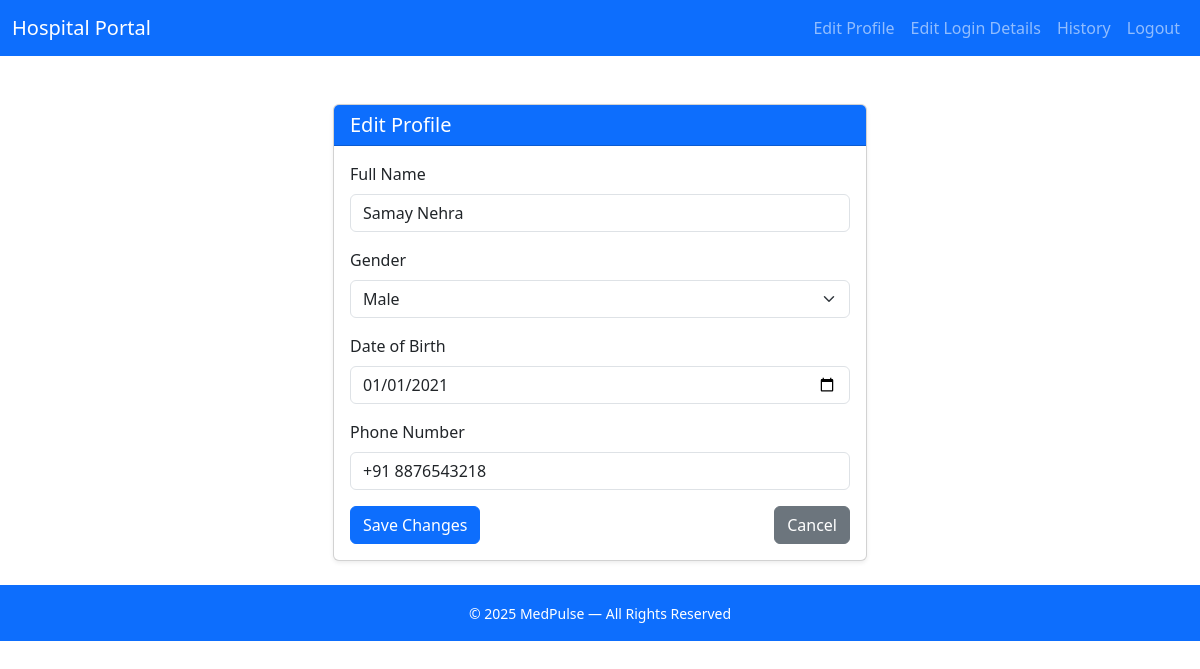
Page /patient/edit-profile (signed in) on the committed database.
### controller/models.py (models this page shows)
class Patient(db.Model):
    __tablename__='patient'
    patient_id=db.Column(db.Integer,primary_key=True,autoincrement=True)
    user_id = db.Column(db.Integer, db.ForeignKey('user.user_id'), nullable=False)
    name=db.Column(db.String(50), nullable=False)
    dob=db.Column(db.Date,nullable=False)
    gender=db.Column(db.Enum('Male', 'Female', 'Other'),nullable=False)
    phone_no=db.Column(db.String(15), nullable=False)
    user = db.relationship('User', uselist=False)
    appointments = db.relationship('Appointment', back_populates='patient',uselist=True)

### controller/patient_routes.py (the view, shortened to what this page needs)
@patient.route('/edit-profile', methods=['GET', 'POST'])
@login_required
def patient_edit_profile():
    if current_user.role.role != 'Patient':
        return redirect(url_for('main.dashboard'))
    else:
        patient = Patient.query.filter_by(user_id=current_user.user_id).first()
        if request.method == 'GET':
            return render_template("Patient/patient_edit_profile.html",patient=patient)

### app.py (called while the page is built)
@app.before_request
def force_logout_blacklisted():
    if current_user.is_authenticated and current_user.blacklisted:
        logout_user()
        flash("Your account has been disabled.", "danger")
        return redirect(url_for('main.home'))

@app.context_processor
def inject_current_year():
    return {"current_year": datetime.now().year}

### controller/routes.py (called while the page is built)
@login_manager.user_loader
def load_user(user_id):
    return User.query.get(int(user_id))

### templates/Patient/patient_edit_profile.html (shortened to what this page needs)
{% extends "Patient/base.html" %}
{% block content %}
<div class="container mt-5">
    <div class="row justify-content-center">
        <div class="col-md-7 col-lg-6">
            <div class="card shadow-sm">
                <div class="card-header bg-primary text-white">
                    <h5 class="mb-0">Edit Profile</h5>
                </div>
                <div class="card-body">
                    <form method="POST" action="{{ url_for('patient.patient_edit_profile') }}">
                        <div class="mb-3">
                            <label for="name" class="form-label">Full Name</label>
                            <input type="text"
                                   id="name"
                                   name="name"
                                   class="form-control"
                                   value="{{ patient.name }}"
                                   required
                                   maxlength="50"
                                   pattern="[A-Za-z ]+"
                                   placeholder="Enter your full name">
                        </div>
                        <div class="mb-3">
                            <label for="gender" class="form-label">Gender</label>
                            <select class="form-select" id="gender" name="gender" required>
                                <option value="Male" {% if patient.gender == 'Male' %}selected{% endif %}>Male</option>
                            </select>
                        </div>
                        <div class="mb-3">
                            <label for="dob" class="form-label">Date of Birth</label>
                            <input type="date"
                                   id="dob"
                                   name="dob"
                                   class="form-control"
                                   value="{{ patient.dob}}"
                                   required>
                        </div>
                        <div class="mb-3">
                            <label for="phone_no" class="form-label">Phone Number</label>
                            <input type="tel"
                                    id="phone_no"
                                    name="phone_no"
                                    class="form-control"
                                    value="{{ patient.phone_no }}"
                                    required
                                    maxlength="15"
                                    placeholder="Enter your phone number">
                        </div>
                        <div class="d-flex justify-content-between">
                            <button type="submit" class="btn btn-primary">Save Changes</button>
                            <a href="{{ url_for('patient.patient_dashboard') }}" class="btn btn-secondary">Cancel</a>
                        </div>
                    </form>
                </div>
            </div>
        </div>
    </div>
</div>
{% endblock %}

### rows in the picture
Patient: name "Samay Nehra", gender "Male", dob "01/01/2021", phone_no "+91 8876543218"
